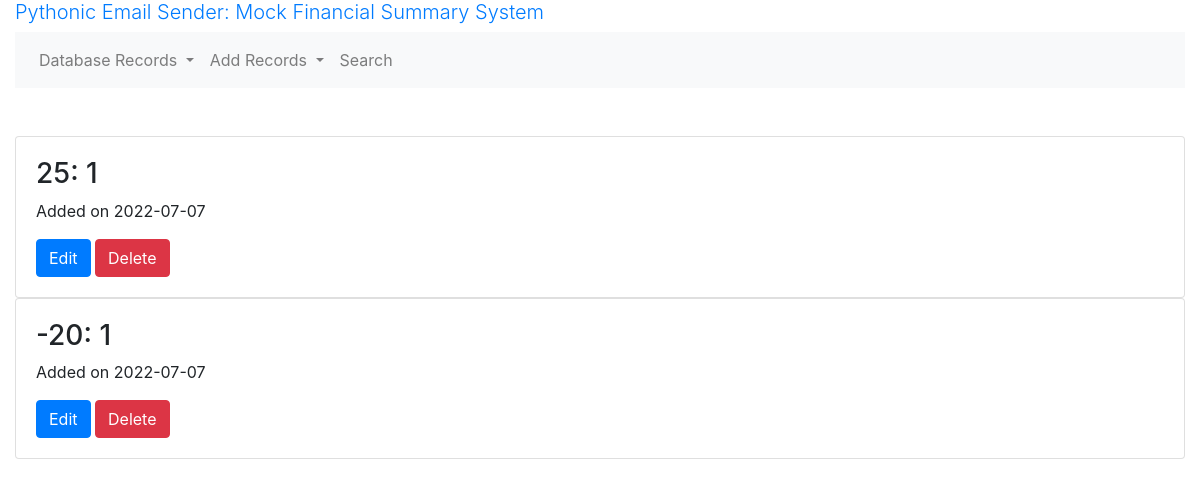
The app's page /transactions, older data.
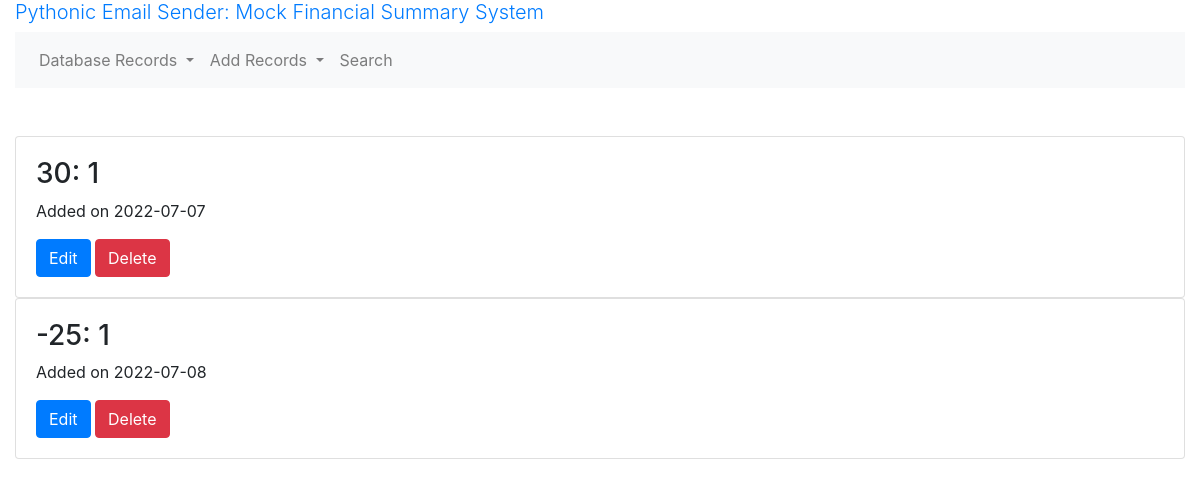
The same page, newer data.
### models.py (models this page shows, shortened)
class Transaction(db.Model):
    __tablename__ = 'transaction'
    id = db.Column(db.Integer, primary_key=True)
    created_at = db.Column(db.Date, nullable = False, default=datetime.utcnow())
    transaction = db.Column(db.Integer)
    user_id = db.Column(db.Integer,  db.ForeignKey("user.id"))# many2one
    user = db.relationship("User", back_populates="transactions")

class User(db.Model):
    __tablename__ = 'user'
    id = db.Column(db.Integer, primary_key=True)
    created_at = db.Column(db.Date, nullable = False, default=datetime.utcnow())
    name = db.Column(db.String(255), nullable = False)
    lastname = db.Column(db.String(255), nullable = False)
    email = db.Column(db.String(255), nullable = False)
    transactions = db.relationship('Transaction', back_populates='user', cascade="all,delete")# one2many

### routes.py (the view)
@app.route('/transactions')
def transactions():
    transactions = models.Transaction.query.all()
    return render_template('transactions.html', transactions=transactions)

### templates/transactions.html
{% extends "base.html" %}
{% block main %}
  {% for transaction in transactions %}
    <div class="card">
      <div class="card-body">
        <h3>{{ transaction.transaction }}: {{ transaction.user.id }}</h3>
        <p>Added on {{ transaction.created_at }}</p>
        <a href="{{ url_for('edit_transaction', transaction_id=transaction.id) }}" class="btn btn-primary">Edit</a>
        <a href="{{ url_for('delete_transaction', transaction_id=transaction.id) }}" class="btn btn-danger">Delete</a>
      </div>
    </div>
  {% endfor %}
{% endblock %}

### templates/base.html (shortened to what this page needs)
<!doctype html>
<html lang="en">
  <head>
    <link rel="stylesheet" href="https://maxcdn.bootstrapcdn.com/bootstrap/4.0.0/css/bootstrap.min.css">
  </head>
  <body>
    <div class="container-fluid">
      <h1 class="lead">
        <a href="{{ url_for('base') }}">Pythonic Email Sender: Mock Financial Summary System</a>
      </h1>
      <nav class="navbar navbar-expand-lg navbar-light bg-light">
        <ul class="navbar-nav">
          <li class="nav-item dropdown">
            <a class="nav-link dropdown-toggle" href="#" id="navbarDropdown" role="button" data-toggle="dropdown" aria-haspopup="true" aria-expanded="false">
              Database Records
            </a>
          </li>
          <li class="nav-item dropdown">
            <a class="nav-link dropdown-toggle" href="#" id="navbarDropdown" role="button" data-toggle="dropdown" aria-haspopup="true" aria-expanded="false">
              Add Records
            </a>
          </li>
          <li class="nav-item"><a href="" class="nav-link">Search</a></li>
        </ul>
      </nav>
      <br>
      <br>
      {% block main %}{% endblock %}
    </div>
  </body>
</html>

Row changes from the older to the newer data that the page shows:
changed Transaction (number 1 of 2 on the later page): transaction "25" → "30"
changed Transaction (number 2 of 2 on the later page): transaction "-20" → "-25"; created_at "2022-07-07" → "2022-07-08"
